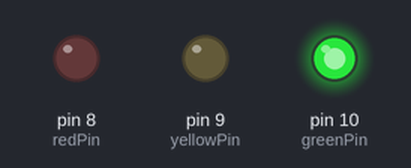
Recording of a sketch running on a simulated Arduino Uno, built with avr-gcc and run on an emulated ATmega328P. On the bench: output pins drawn as LEDs (lit = HIGH).

Above: at 2.5 s.
At 6.0 s:
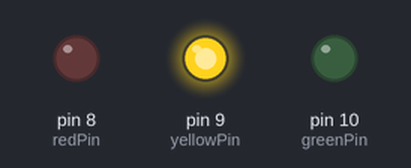
At 9.5 s:
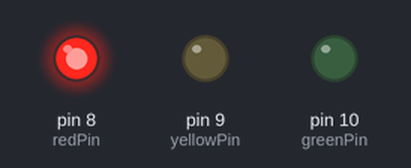
Timing chart, 0 to 15.6 s (numbered marks = the images above):
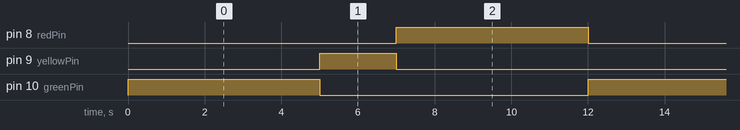

The sketch:

traffic_light.ino
```cpp
// Traffic Light Controller
// Author: Chaitali Patil

int redPin = 8;
int yellowPin = 9;
int greenPin = 10;

void setup() {
  pinMode(redPin, OUTPUT);
  pinMode(yellowPin, OUTPUT);
  pinMode(greenPin, OUTPUT);
}

void loop() {

  // GREEN ON
  digitalWrite(greenPin, HIGH);
  digitalWrite(yellowPin, LOW);
  digitalWrite(redPin, LOW);
  delay(5000);

  // YELLOW ON
  digitalWrite(greenPin, LOW);
  digitalWrite(yellowPin, HIGH);
  digitalWrite(redPin, LOW);
  delay(2000);

  // RED ON
  digitalWrite(greenPin, LOW);
  digitalWrite(yellowPin, LOW);
  digitalWrite(redPin, HIGH);
  delay(5000);
}
```

Measured:
- by itself, pin 8 (redPin), pin 10 (greenPin): alternates HIGH for 5.0 s and LOW for 7.0 s
- by itself, pin 9 (yellowPin): alternates HIGH for 2.0 s and LOW for 10.0 s
- by itself, everything shown: repeats every 12.0 s, in 3 steps
